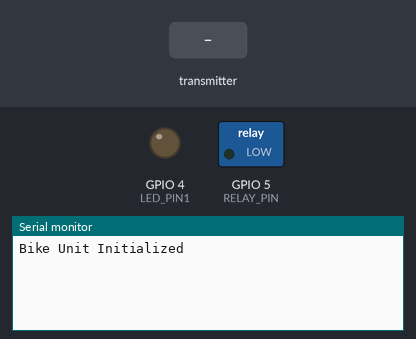
This sketch was run on a simulated ESP32. Parts: switched loads named in the sketch (green lamp = pin HIGH), output pins drawn as LEDs (lit = HIGH), the last lines printed to the serial monitor. Inputs (shaded band) come from the test bench.

Above: at 1.2 s.
1.3 s: the transmitter starts sending helmetWorn = 0
At 1.61 s:
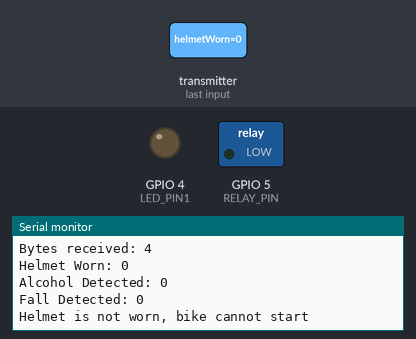
2.8 s: the transmitter starts sending alcoholDetected = 1
At 3.11 s:
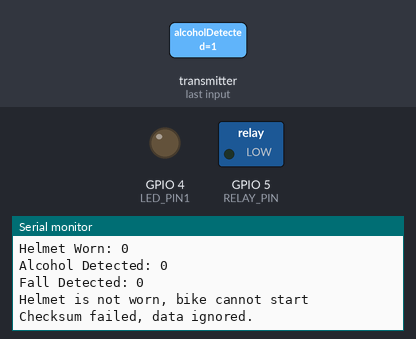

The sketch:

bike-unit.ino
```cpp
#include <esp_now.h>
#include <WiFi.h>

#define RELAY_PIN 5  // GPIO pin for Relay
#define LED_PIN1 4   // GPIO pin for LED

typedef struct struct_message {
  bool helmetWorn;
  bool alcoholDetected;
  bool fallDetected;
  uint8_t checksum;
} struct_message;

struct_message myData;

// State variables
bool bikeAllowedToStart = false; // Initially, the bike cannot start

uint8_t calculateChecksum(struct_message data) {
  return data.helmetWorn + data.alcoholDetected + data.fallDetected;
}

// Corrected callback function signature
void onDataReceive(const esp_now_recv_info_t *info, const uint8_t *incomingData, int len) {
  memcpy(&myData, incomingData, sizeof(myData));

  // Validate checksum
  if (myData.checksum != calculateChecksum(myData)) {
    Serial.println("Checksum failed, data ignored.");
    return;  // Discard the data if checksum doesn't match
  }

  Serial.print("Bytes received: ");
  Serial.println(len);
  Serial.print("Helmet Worn: ");
  Serial.println(myData.helmetWorn);
  Serial.print("Alcohol Detected: ");
  Serial.println(myData.alcoholDetected);
  Serial.print("Fall Detected: ");
  Serial.println(myData.fallDetected);

  // Check conditions and update bike state
  if (myData.helmetWorn) {
    if (myData.alcoholDetected || myData.fallDetected) {
      Serial.println("Alcohol or fall detected, bike ignition off");
      bikeAllowedToStart = false;  // Bike should remain stopped
      digitalWrite(RELAY_PIN, LOW); // Ensure relay is off
      digitalWrite(LED_PIN1, LOW);  // Turn off the LED
    } else {
      bikeAllowedToStart = true; // Conditions are normal
      Serial.println("Helmet is worn, bike can be started");
    }
  } else {
    Serial.println("Helmet is not worn, bike cannot start");
    bikeAllowedToStart = false; // Bike should remain stopped
    digitalWrite(RELAY_PIN, LOW); //  relay off
    digitalWrite(LED_PIN1, LOW);  // Turn off the LED
  }

  // If conditions are normal, allow the bike to start
  if (bikeAllowedToStart) {
    digitalWrite(RELAY_PIN, HIGH); // Turn on the relay
    digitalWrite(LED_PIN1, HIGH);  // Turn on the LED
    Serial.println("Bike started");
  }
}

void setup() {
  Serial.begin(115200);
  WiFi.mode(WIFI_STA);

  pinMode(LED_PIN1, OUTPUT);
  pinMode(RELAY_PIN, OUTPUT);
  digitalWrite(RELAY_PIN, LOW); // relay off initially

  // Init ESP-NOW
  if (esp_now_init() != ESP_OK) {
    Serial.println("Error initializing ESP-NOW");
    return;
  }

  // Register receive callback
  esp_now_register_recv_cb(onDataReceive);

  Serial.println("Bike Unit Initialized");
}

void loop() {

}
```

Measured:
- after the input at 1.3 s, the serial monitor: prints a new line at once (image 1)
- after the input at 2.8 s, the serial monitor: prints a new line at once (image 2)
